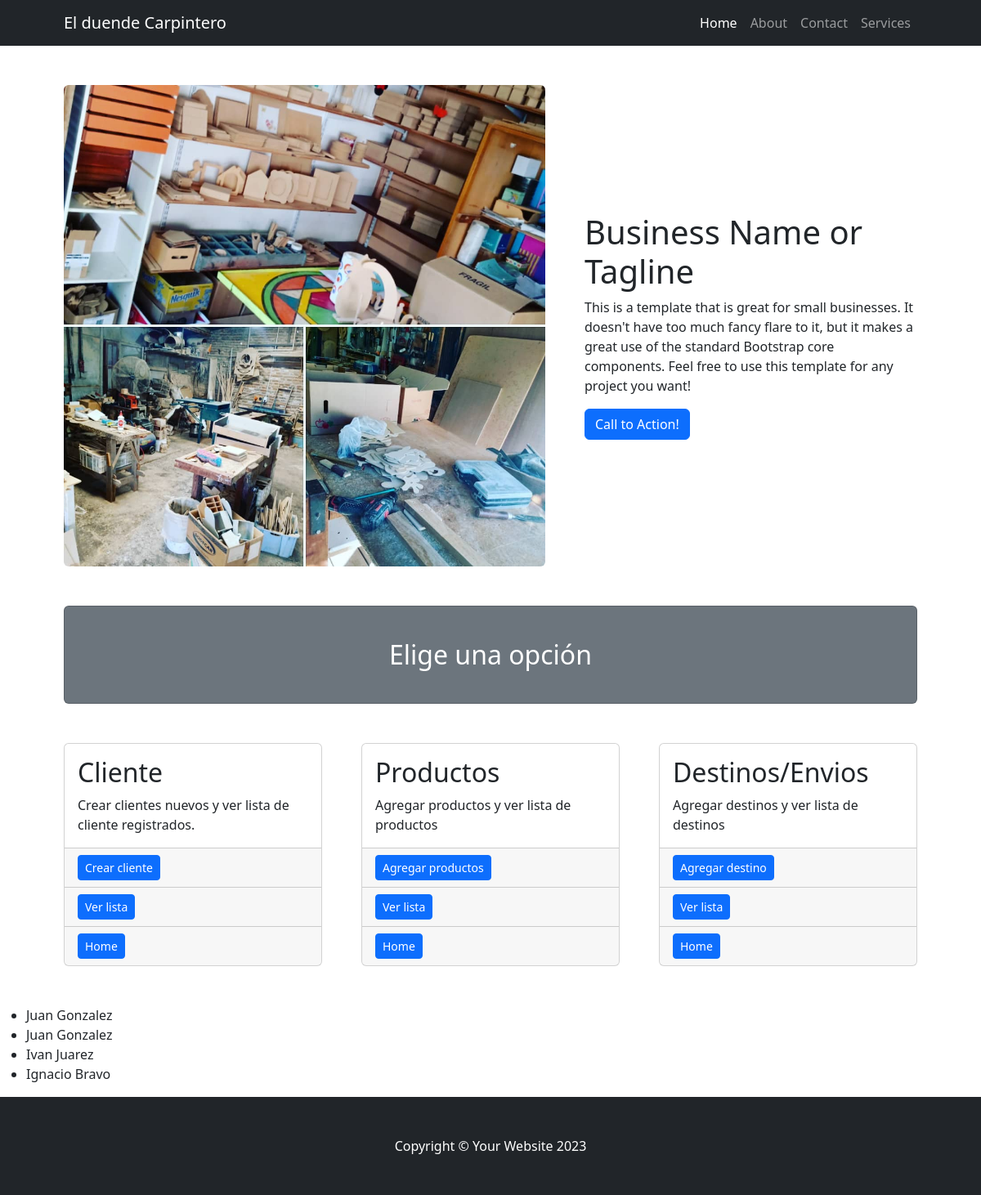
Before: /cliente/ with the older database file.
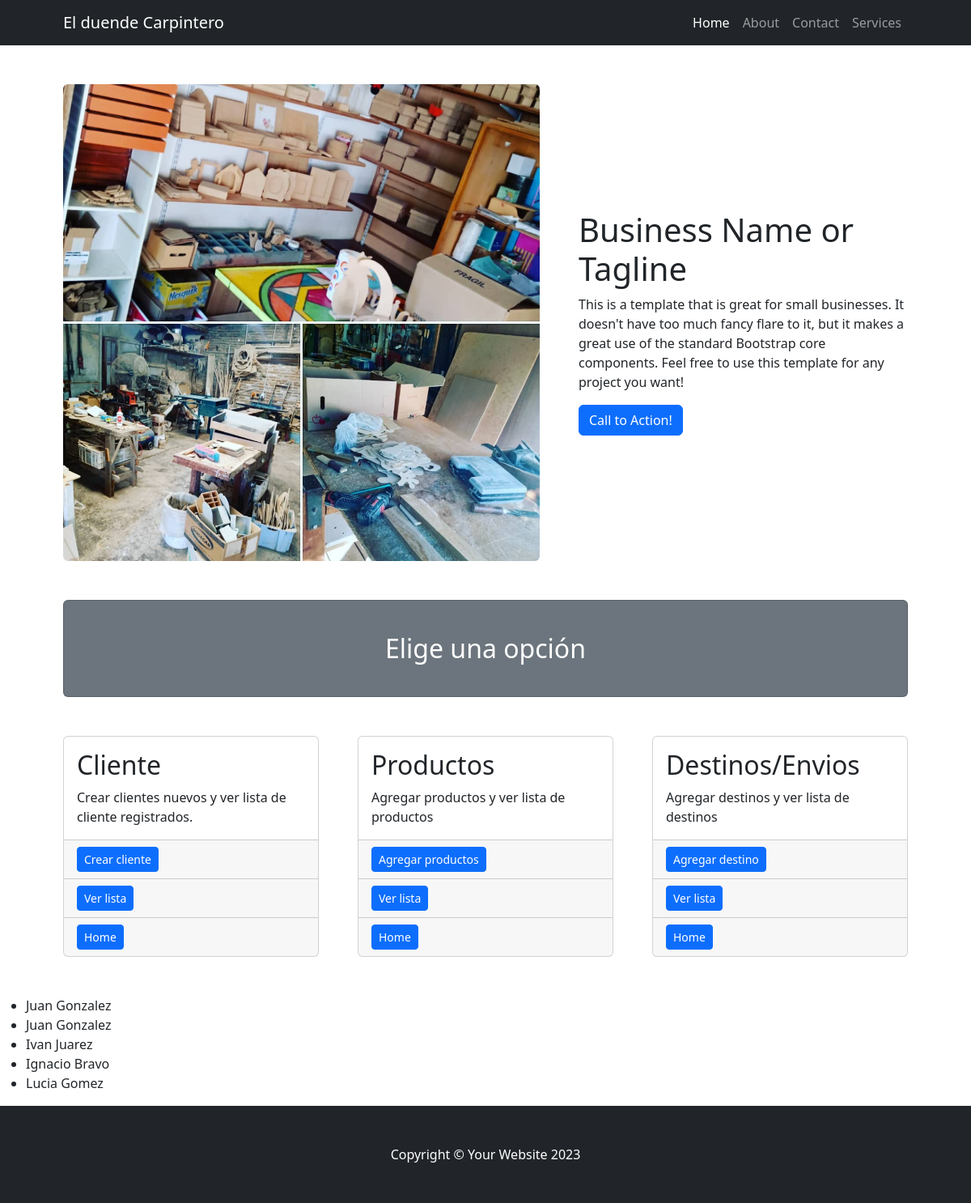
After: the same page with the newer database file.
### cliente/models.py (models this page shows, shortened)
class Cliente(models.Model):
    nombre = models.CharField(max_length=100)
    apellido = models.CharField(max_length=100)
    nacimiento = models.DateField(null=True)
    pais_origen_id = models.ForeignKey(Pais, on_delete=models.SET_NULL,null=True,blank=True)

### cliente/views.py (the view)
# urls.py: path("", views.index, name="index"),
def index(request):
    clientes = models.Cliente.objects.all()
    return render(request, "cliente/index.html", {"clientes": clientes} )

### cliente/templates/cliente/index.html (shortened to what this page needs)
{% extends 'home/base.html' %}
{% block content %}
    <ul>
        {% for cliente in clientes %}
            <li>{{ cliente.nombre|capfirst }} {{ cliente.apellido|capfirst }}</li>
        {% endfor %}
    </ul>
{% endblock %}

Changed rows visible on the page:
added Cliente: nombre "Lucia", apellido "Gomez"
